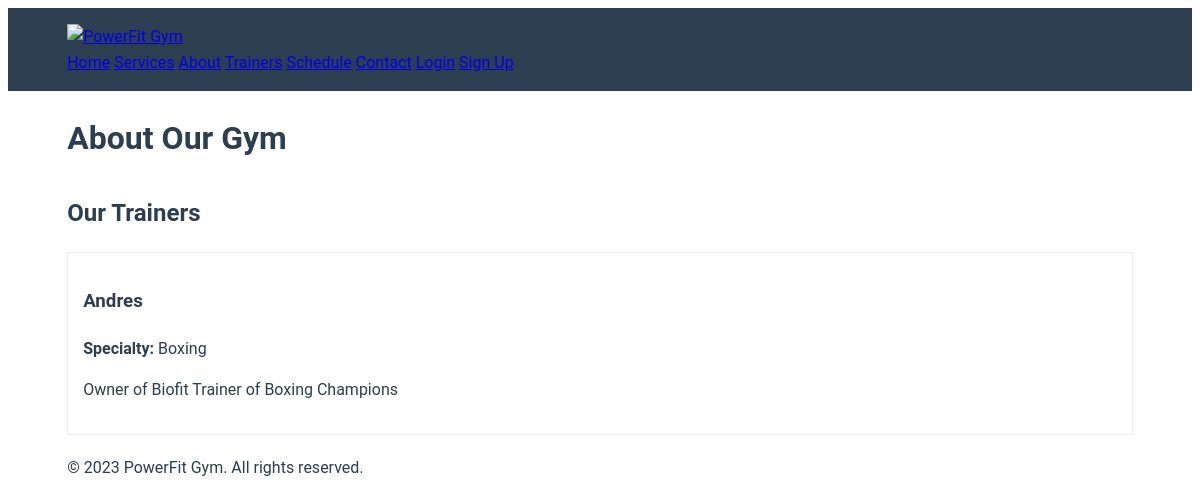
The page /about/ on the database its author committed.
### main/models.py (models this page shows, shortened)
class Trainer(models.Model):
    name = models.CharField(max_length=100)
    specialization = models.CharField(max_length=100)
    bio = models.TextField()
    image = models.ImageField(upload_to='trainers/')
    experience = models.PositiveIntegerField(null=True, blank=True)

### main/views.py (the view)
# urls.py: path('about/', views.about, name='about'),
def about(request):
    trainers = Trainer.objects.all()
    return render(request, 'about.html', {'trainers': trainers})

### main/templates/about.html
{% extends 'base.html' %}
{% block content %}
<h1>About Our Gym</h1>
<div style="margin-top: 30px">
    <h2>Our Trainers</h2>
    {% for trainer in trainers %}
    <div style="margin: 20px 0; padding: 15px; border: 1px solid #eee">
        <h3>{{ trainer.name }}</h3>
        <p><strong>Specialty:</strong> {{ trainer.specialization }}</p>
        <p>{{ trainer.bio }}</p>
    </div>
    {% endfor %}
</div>
{% endblock %}

### static/css/style.css (style rules this page uses)
:root { --primary: #2c3e50; --secondary: #e74c3c; --light: #ecf0f1; --dark: #2c3e50; }
body { font-family: 'Roboto', sans-serif; line-height: 1.6; color: var(--dark); }

### rows shown on the page
Trainer: name "Andres", specialization "Boxing", bio "Owner of Biofit Trainer of Boxing Champions"
